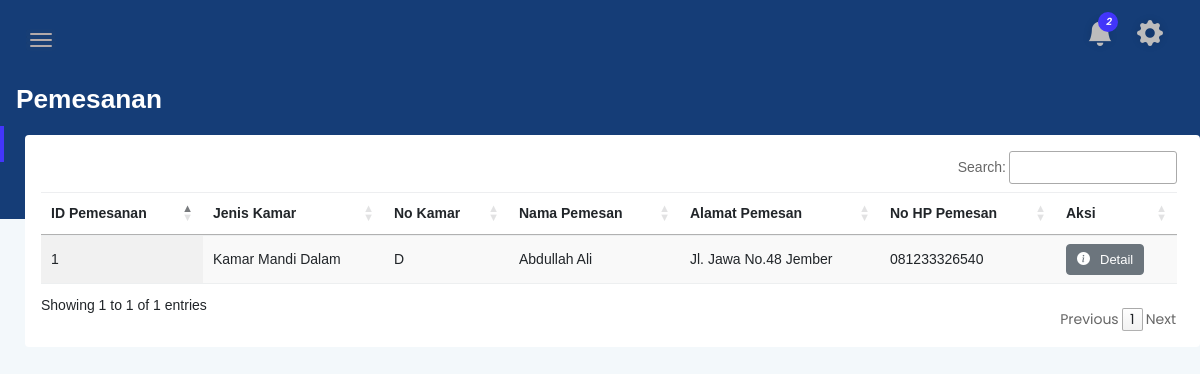
/admin/booking.php (signed in), run on an earlier commit of the app's database.
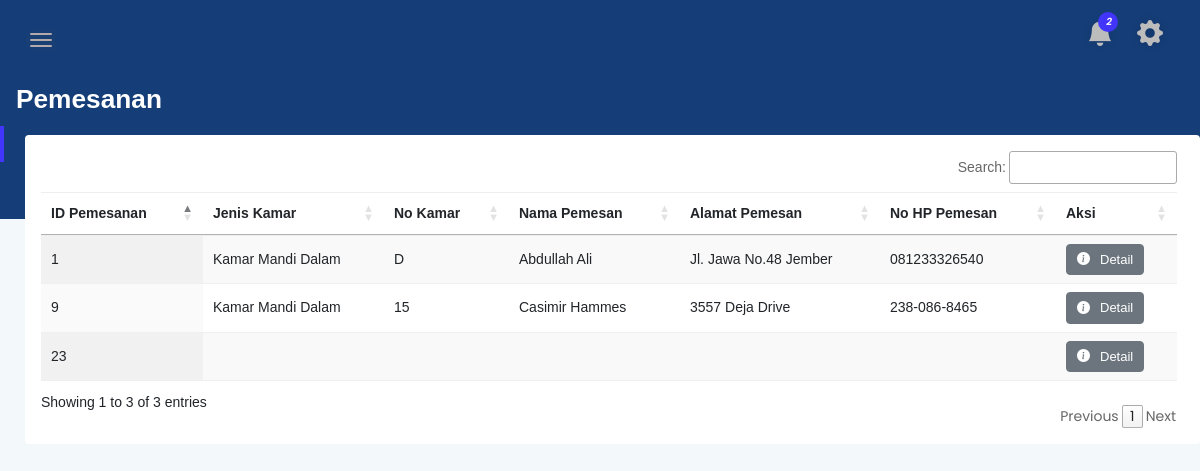
And on a later commit of the database.
### tables this page shows
CREATE TABLE `pemesanan` (
  `id_psn` int(255) UNSIGNED NOT NULL,
  `jenis_kamar_psn` varchar(255) NOT NULL,
  `no_kamar_psn` varchar(255) NOT NULL,
  `nama_psn` varchar(255) NOT NULL,
  `alamat_psn` varchar(255) NOT NULL,
  `no_hp_psn` varchar(255) NOT NULL,
  `lampiran_ktp_psn` varchar(255) NOT NULL,
  `tgl_psn` date NOT NULL
);

### admin/booking.php (shortened to what the changed rows need)
<!doctype html>
<html class="no-js" lang="en">
<head>
    <link href="https://cdn.jsdelivr.net/npm/bootstrap@5.2.3/dist/css/bootstrap.min.css" rel="stylesheet">
    <link rel="stylesheet" href="https://cdn.jsdelivr.net/npm/bootstrap-icons@1.10.2/font/bootstrap-icons.css">
    <link rel="stylesheet" href="css/bootstrap.min.css">
    <link rel="stylesheet" href="css/font-awesome.min.css">
    <link rel="stylesheet" href="css/themify-icons.css">
    <link rel="stylesheet" href="css/metisMenu.css">
    <link rel="stylesheet" href="css/owl.carousel.min.css">
    <link rel="stylesheet" href="css/slicknav.min.css">
    <link rel="stylesheet" href="https://cdn.datatables.net/1.13.1/css/jquery.dataTables.min.css">
    <link rel="stylesheet" href="https://www.amcharts.com/lib/3/plugins/export/export.css" type="text/css" media="all" />
    <link rel="stylesheet" href="css/typography.css">
    <link rel="stylesheet" href="css/default-css.css">
    <link rel="stylesheet" href="css/styles.css">
    <link rel="stylesheet" href="css/responsive.css">
    <link rel="stylesheet" href="css/calendar.css">
</head>
<body>
    <div class="page-container">
        <div class="main-content" style="min-height: 700px;">
            <div class="page-title-area">
                <div class="row lign-items-center">
                    <div class="col-sm-6">
                        <div class="head-welcome-1">
                            <h1 class="head-title">Pemesanan</h1>
                        </div>
                    </div>
                </div>
                <div class="main-content-inner">
                    <div class="col-tb-1">
                        <div class="card-table">
                            <div class="card-body">
                                <div class="row">
                                    <div class="col-lg-12">
                                        <div class="table-responsive">
                                            <table id="tbl" class="display" style="width: 100%;">
                                                <thead>
                                                    <tr>
                                                        <th>ID Pemesanan</th>
                                                        <th>Jenis Kamar</th>
                                                        <th>No Kamar</th>
                                                        <th>Nama Pemesan</th>
                                                        <th>Alamat Pemesan</th>
                                                        <th>No HP Pemesan</th>
                                                        <th>Aksi</th>
                                                    </tr>
                                                </thead>
                                                <?php
                                                include('method/pemesanan/DetailPemesanan.php');
                                                ?>
                                                <tbody>
                                                    <?php
                                                    include('method/pemesanan/ViewPemesanan.php');
                                                    ?>
                                                </tbody>
                                            </table>
                                        </div>
                                    </div>
                                </div>
                            </div>
                        </div>
                    </div>
                </div>
            </div>
        </div>
    </div>
</body>
</html>

### admin/method/pemesanan/ViewPemesanan.php
<?php
include 'database/config.php';
$sql = "SELECT * FROM pemesanan";
$hasil = mysqli_query($conn, $sql);
while ($data = mysqli_fetch_array($hasil, MYSQLI_ASSOC)) {
?>
    <tr>
        <td>
            <?php echo $data['id_psn']; ?>
        </td>
        <td>
            <?php echo $data['jenis_kamar_psn']; ?>
        </td>
        <td>
            <?php echo $data['no_kamar_psn']; ?>
        </td>
        <td>
            <?php echo $data['nama_psn']; ?>
        </td>
        <td>
            <?php echo $data['alamat_psn']; ?>
        </td>
        <td>
            <?php echo $data['no_hp_psn']; ?>
        </td>
        <th>
            <button class="btn btn-secondary btn-xs" data-bs-toggle="modal" data-bs-target="#detail_pemesanan<?php echo $data['id_psn']; ?>">
                <i class="bi-info-circle-fill" style="padding-right: 10px;"></i>Detail
            </button>
        </th>
    </tr>
<?php
}
?>

What changed in the data, as far as the page shows it:
added pemesanan: id_psn "9", jenis_kamar_psn "Kamar Mandi Dalam", no_kamar_psn "15", nama_psn "Casimir Hammes", alamat_psn "3557 Deja Drive", no_hp_psn "238-086-8465"
added pemesanan: id_psn "23"
Also different on the page:
text written by a page script: "Search: Showing 1 to 1 of 1 entries Previous 1 Next" → "Search: Showing 1 to 3 of 3 entries Previous 1 Next"
